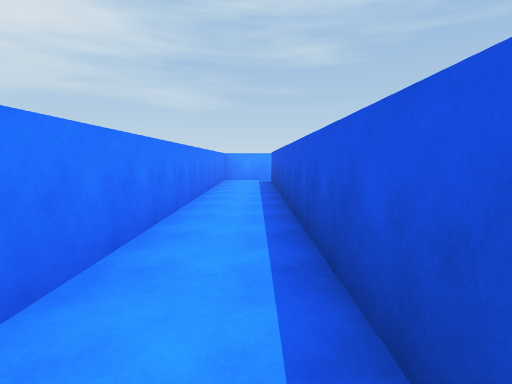
[1] (above)

16 first-person views from a walk through a Unity game level. The camera is 1.5 m above the floor, tilts 6° down and sees 80° across. The floor is counted in squares, 2 m on a side. Each view is taken from the middle of a square. On the plan, view 1 faces up. The plan holds only what a view shows up to about 10 squares ahead; the rest is blank. The place goes on beyond the plan. The player is left out. Surface patterns are stand-ins for the level's own textures.

[2]
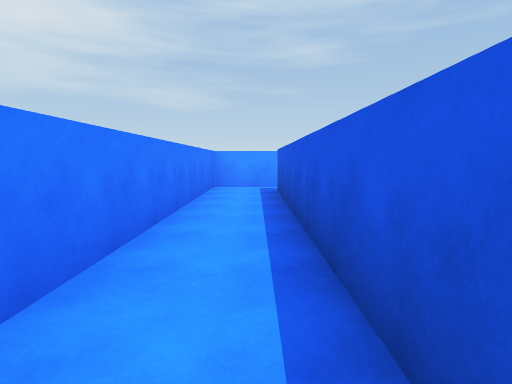

[3]
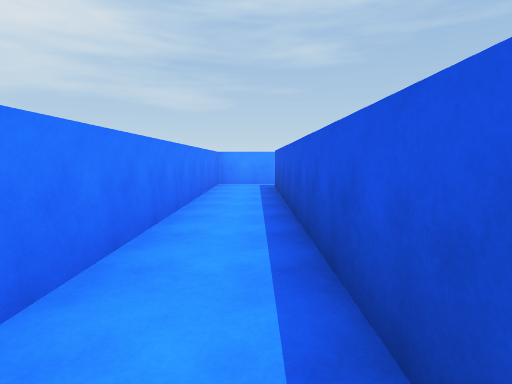

[4]
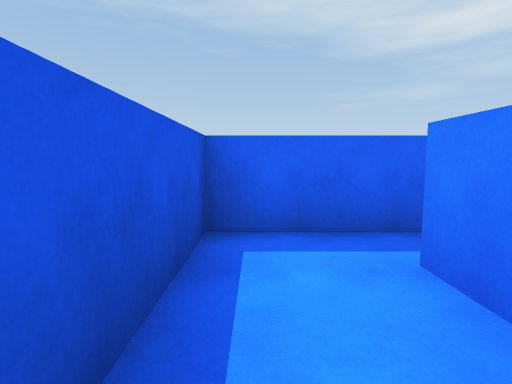

[5]
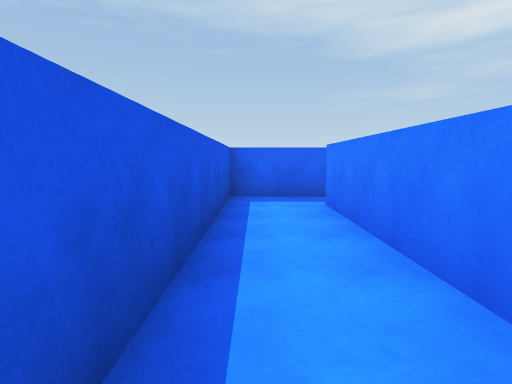

[6]
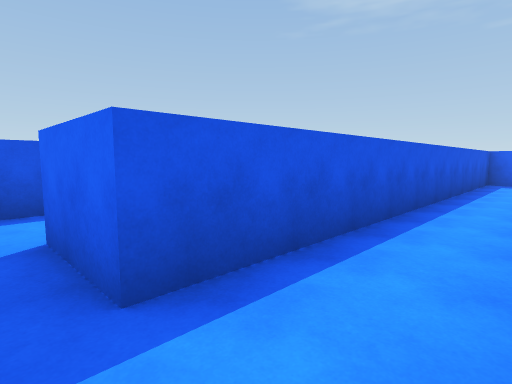

[7]
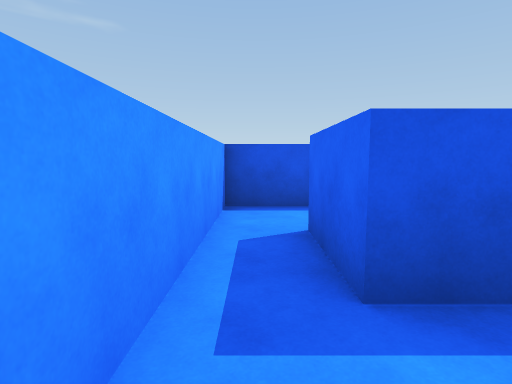

[8]
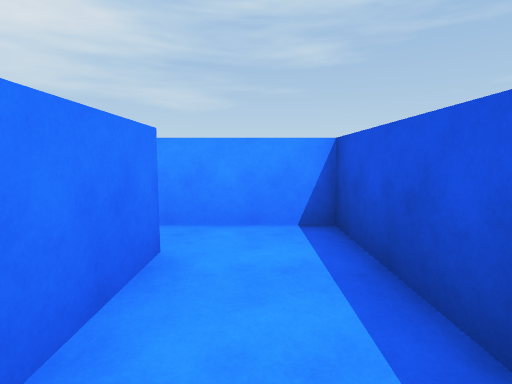

[9]
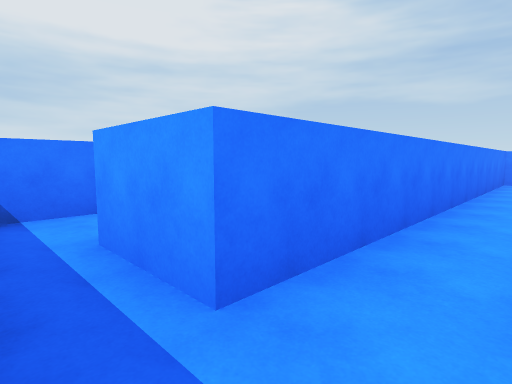

[10]
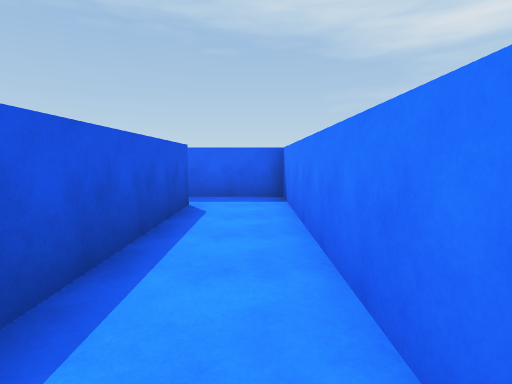

[11]
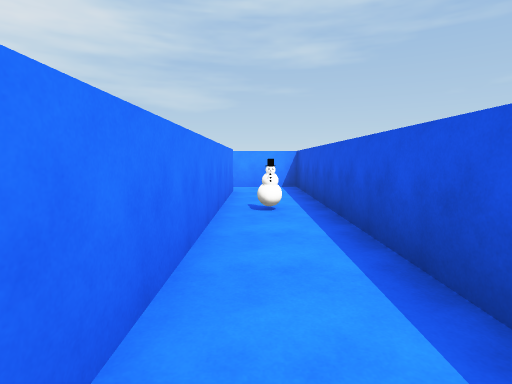

[12]
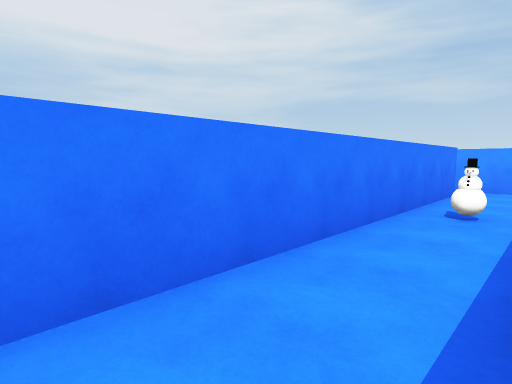

[13]
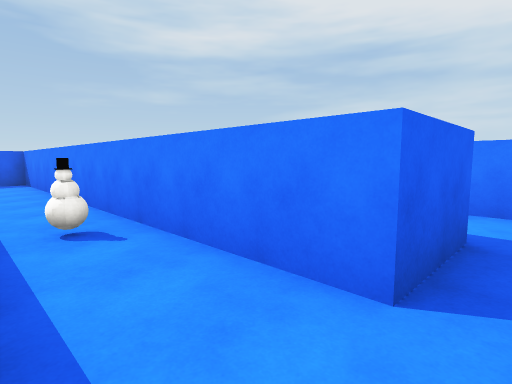

[14]
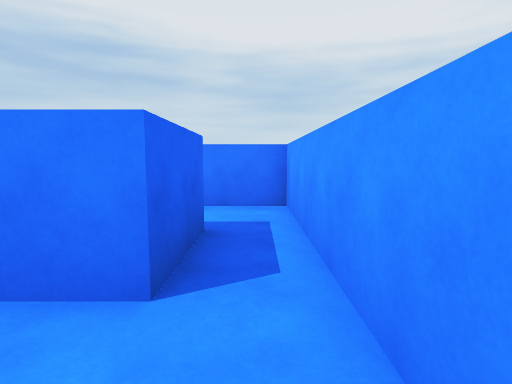

[15]
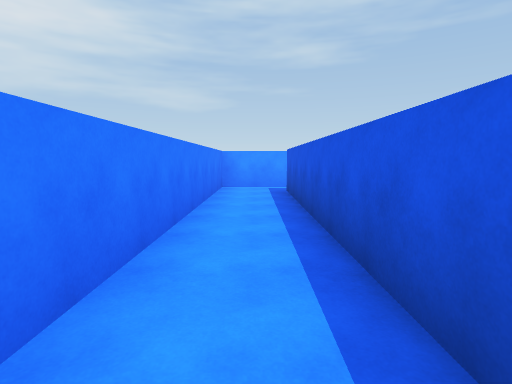

[16]
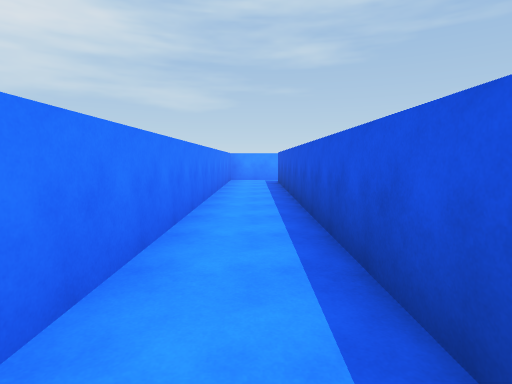

### Floor plan
Ten units are one square. View 1 is at (0, 0); x grows to the right and y downward. Boxes are objects, and circles mark ways between rooms. Rooms are numbered by the first view taken in them; rooms with no view inside come last. Other rooms are left out.
<svg viewBox="-84 -120 128 127">
<path fill="none" stroke="#000" d="M5 -115 -12 -115 -12 -9M-14 2 5 2 5 -104M39 -90 39 -115 5 -115M5 -104 22 -104 22 -88M-12 -9 -29 -9 -29 -115 -44 -115M-46 -104 -46 2 -14 2M-62 -7 -62 -104 -46 -104M-44 -115 -79 -115 -79 -10"/>
<rect x="-45" y="-85" width="10" height="10" fill="#bbb"><title>turret</title></rect>
<circle cx="15" cy="-110" r="3" fill="#2a7"/>
<circle cx="-20" cy="0" r="3" fill="#2a7"/>
<circle cx="-55" cy="-110" r="3" fill="#2a7"/>
<text x="-10" y="-60">1</text>
<text x="30" y="-100">2</text>
<text x="-30" y="-50">3</text>
<text x="-70" y="-60">4</text>
</svg>
Room 1 opens to room 2. Room 1 opens to room 3. Room 3 opens to room 4.

Where each view was taken, in squares from view 1:
view 1: 0 up, 0 right, facing up
view 2: 3 up, 0 right, facing up
view 3: 2 up, 0 right, facing up
view 4: 3 up, 0 right, facing down
view 5: 6 up, 0 right, facing down
view 6: 11 up, 1 left, facing down-right
view 7: 11 up, 1 left, facing right
view 8: 8 up, 3 right, facing up
view 9: 0 up, 0 right, facing up-left
view 10: 6 up, 4 left, facing down
view 11: 3 up, 4 left, facing up
view 12: 3 up, 3 left, facing up-left
view 13: 11 up, 3 left, facing down-left
view 14: 11 up, 3 left, facing left
view 15: 3 up, 7 left, facing up
view 16: 0 up, 7 left, facing up
